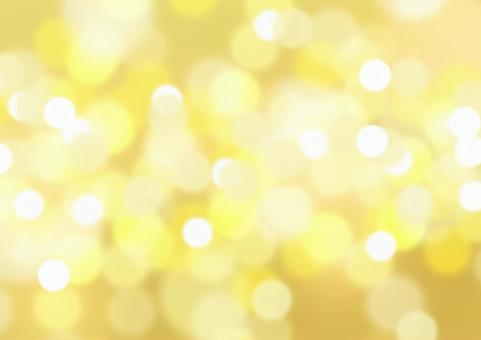
#> input picture Python 데이터 분석과 이미지 처리/bling.jpeg, 481 x 340 px
$ python 'Opencv 이미지 합치기.py'
#> lines starting #> are read from the running program, lines starting #| are printed output that depends on the picture
import cv2 as cv
from numpy import imag

image1=cv.imread('bling.jpeg')
#> image1 is the input picture: shape (340, 481, 3); mean B, G, R 156.1, 233.8, 243.9
print(image1.shape)
#| (340, 481, 3)
image2=cv.imread('Cat03.jpg')
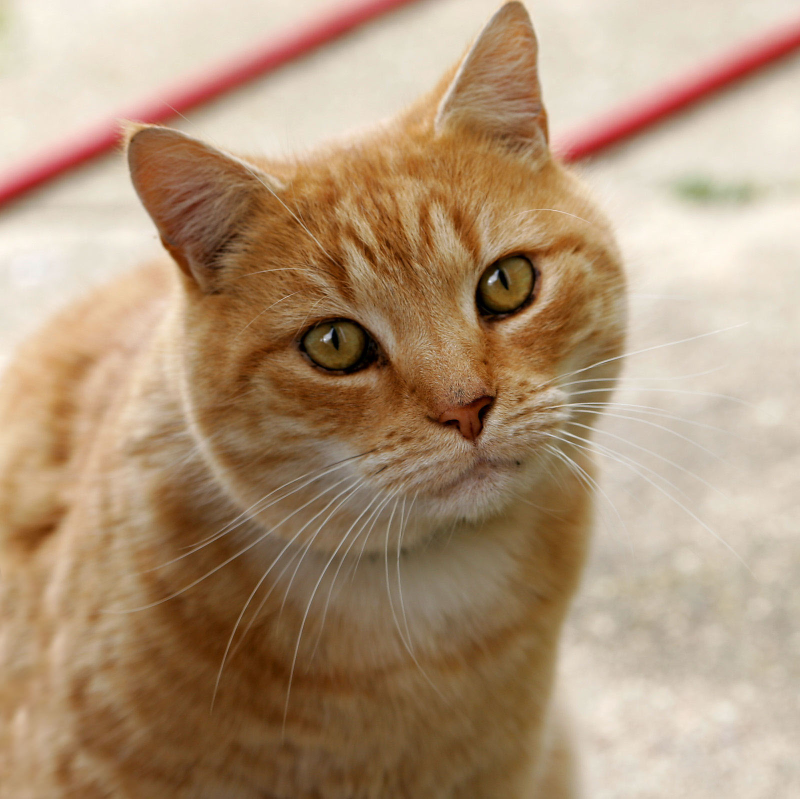
#> input picture Python 데이터 분석과 이미지 처리/Cat03.jpg, 1600 x 1598 px (shown at 1/2 size)
#> image2 is the input picture: shape (1598, 1600, 3); mean B, G, R 120.7, 148.8, 175.9

add2=image2[500:840, 300:781]
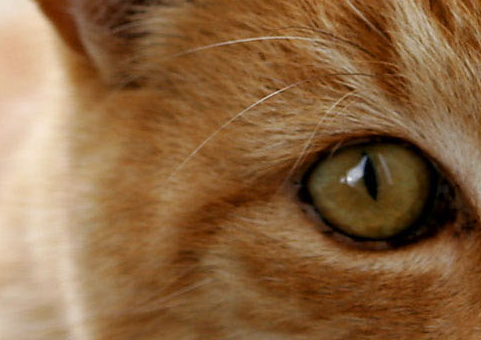
#> add2: shape (340, 481, 3); mean B, G, R 64.3, 101.6, 139.4
cv.imshow('add2', add2)
cv.waitKey(0)
cv.imshow('image1', image1)
cv.waitKey(0)

cv.destroyAllWindows()

result=cv.add(add2, image1)
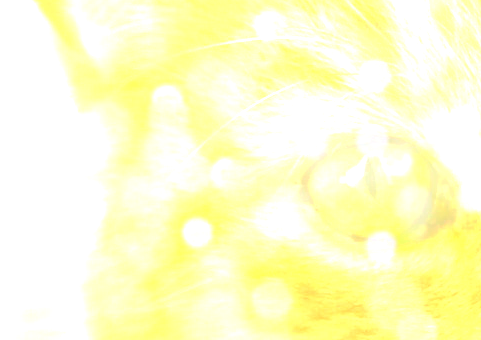
#> result: shape (340, 481, 3); mean B, G, R 203.9, 254.6, 254.9
cv.imshow('add', result)
cv.waitKey(0)
